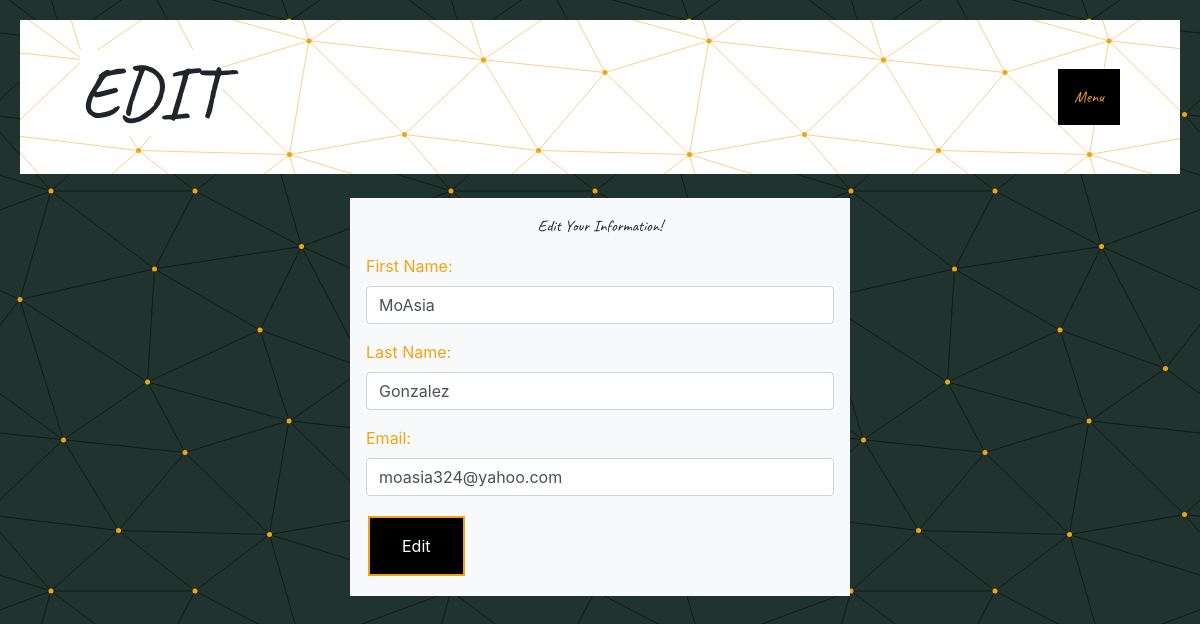
/edit_user (signed in), run on the app's committed database.
### authz/models.py (models this page shows)
class User(models.Model):
    first_name = models.CharField(max_length=45)
    last_name = models.CharField(max_length=45)
    email = models.CharField(max_length=45)
    password = models.CharField(max_length=45)
    created_at = models.DateTimeField(auto_now_add=True)
    updated_at = models.DateTimeField(auto_now=True)
    objects = UserManager()

### authz/views.py (the view)
# urls.py: path('edit_user', views.edit_user),
def edit_user(request):
    if 'user_id' not in request.session:
        return redirect('/')
    else:
        context = {
            'edit': User.objects.get(id=request.session['user_id']),
        }
        return render(request, 'edit_user.html', context)

### authz/templates/edit_user.html (shortened to what this page needs)
<!DOCTYPE html>
<html lang="en">
<head>
    <link rel="stylesheet" href="https://stackpath.bootstrapcdn.com/bootstrap/4.5.2/css/bootstrap.min.css">
    {% load static %}
    <link rel="stylesheet" type="text/css" href="{% static 'css/style.css' %}">
</head>
<body>
    <div class="header">
        <div class="navbar">
            <h1 class="text-center">Edit</h1>
            <div class="dropdown">
                <button class="dropbtn">Menu</button>
            </div>
        </div>
    </div>
    <form action="/update_user" method="post" class="col-5 mx-auto p-3 bg-light my-4">
        <p class="welcome">Edit Your Information!</p>
        <div class="form-group">
            <label for="edit_first_name">First Name:</label>
            <input type="text" name="edit_first_name" class="form-control" value="{{edit.first_name}}">
        </div>
        <div class="form-group">
            <label for="edit_last_name">Last Name:</label>
            <input type="text" name="edit_last_name" class="form-control" value="{{edit.last_name}}">
        </div>
        <div class="form-group">
            <label for="edit_email">Email:</label>
            <input type="text" name="edit_email" class="form-control" value="{{edit.email}}">
        </div>
        <input type="submit" value="Edit" class="button">
    </form>
</body>
</html>

### authz/static/css/style.css (style rules this page uses)
body { background-color: #20332e; }
.header { background-color: #ffffff; padding-top: 20px; padding-left: 50px; padding-right: 50px; padding-bottom: 20px; margin: 20px; }
.navbar { padding: 5px; font-family: 'Caveat', cursive; padding: 10px; }
.text-center { background: white; text-transform: uppercase; font-size: 72px; }
label { color: #F2A311; }
.button { background-color: #000; border: none; color: #000; padding: 16px 32px; text-align: center; text-decoration: none; display: inline-block; font-size: 16px; margin: 4px 2px; transition-duration: 0.4s; cursor: pointer; }
.button { background-color: #000; color: white; border: 2px solid #F2A311; }
.dropbtn { background-color: #000; color: #F2A311; padding: 16px; font-size: 16px; border: 2px #20332e; }
.dropdown { position: relative; display: inline-block; }
.welcome { font-family: 'Caveat', cursive; text-align: center; }

### data on the page
User: edit_first_name "MoAsia", edit_last_name "Gonzalez", edit_email "moasia324@yahoo.com"
